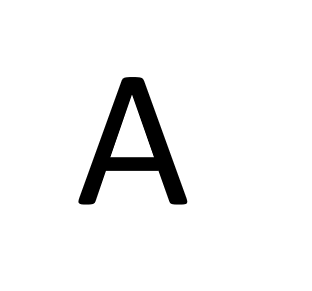
#> input picture photo/A.PNG, 312 x 291 px, found by its file name; its folder holds 4 pictures in this run
$ python main.py
#> lines starting #> are read from the running program, lines starting #| are printed output that depends on the picture
import os
import numpy as np
from PIL import Image
from sklearn.preprocessing import LabelBinarizer
from sklearn.model_selection import train_test_split


class Perceptron:
    def __init__(self, input_size, num_classes, lr=0.001):
        self.W = np.random.rand(input_size, num_classes) - 0.5
        self.b = np.random.rand(num_classes) - 0.5
        self.lr = lr

    def activation(self, x):
        return np.where(x >= 0, 1, 0)

    def predict(self, X):
        linear_output = np.dot(X, self.W) + self.b
        return self.activation(linear_output)

    def train(self, X_train, y_train, epochs=500):
        for epoch in range(epochs):
            for X, y in zip(X_train, y_train):
                y_pred = self.predict(X)
                error = y - y_pred
                self.W += self.lr * np.outer(X, error)
                self.b += self.lr * error
            print(f"Epoch {epoch+1}/{epochs} complete")

    def test(self, X_test, y_test):
        correct = 0
        for X, y in zip(X_test, y_test):
            y_pred = self.predict(X)
            if np.array_equal(y, y_pred):
                correct += 1
        accuracy = correct / len(y_test)
        print(f"Accuracy: {accuracy * 100:.2f}%")
        return accuracy

def load_images_from_folder(folder):
    images = []
    labels = []
    for filename in os.listdir(folder):
        if filename.endswith(".PNG") or filename.endswith(".jpg"):
            img_path = os.path.join(folder, filename)
            try:
                img = Image.open(img_path)
#> img is the input picture: PIL image 312x291 RGBA; mean R, G, B, A 241.4, 241.4, 241.4, 255
                img = img.convert('L')
#> img: PIL image 312x291 L
                img = img.resize((28, 28))
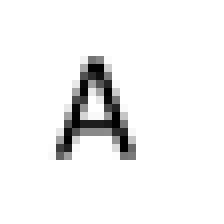
#> img: PIL image 28x28 L (shown 8 times larger); min 0, max 255, mean 241.1
                img = np.array(img).flatten()
#> img = 784 values, max 255 at index 0, min 0 at index 235, mean 241.1
                label = filename[0]
                images.append(img)
                labels.append(label)
            except Exception as e:
                print(f"Ошибка при обработке файла {img_path}: {e}")
#> pass 2 of the loop in load_images_from_folder, `for filename in os.listdir(folder):`:
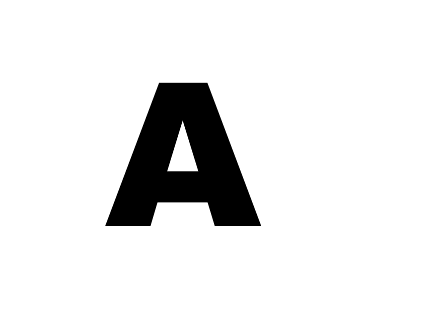
#> input picture photo/A2.PNG, 432 x 320 px, found by its file name
#> in load_images_from_folder, img is the input picture: PIL image 432x320 RGBA; mean R, G, B, A 232, 232, 232, 255
#> in load_images_from_folder, `img = img.resize((28, 28))`:
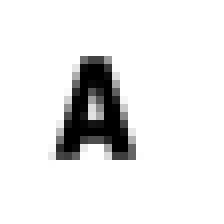
#> img: PIL image 28x28 L (shown 8 times larger); min 0, max 255, mean 232.1
#> in load_images_from_folder, `img = np.array(img).flatten()`: img = 784 values, max 255 at index 0, min 0 at index 235, mean 232.1
#> pass 3 of the loop in load_images_from_folder, `for filename in os.listdir(folder):`:
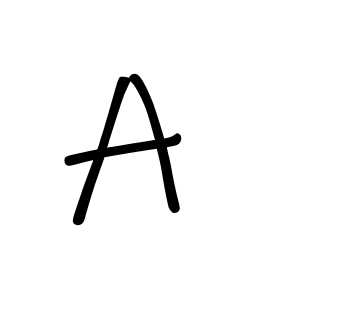
#> input picture photo/A3.PNG, 337 x 325 px, found by its file name
#> in load_images_from_folder, img is the input picture: PIL image 337x325 RGBA; mean R, G, B, A 246.1, 246.1, 246.1, 255
#> in load_images_from_folder, `img = img.resize((28, 28))`:
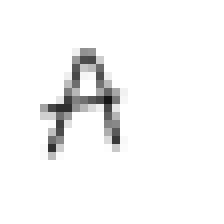
#> img: PIL image 28x28 L (shown 8 times larger); min 20, max 255, mean 245.6
#> in load_images_from_folder, `img = np.array(img).flatten()`: img = 784 values, max 255 at index 0, min 20 at index 349, mean 245.6
#> the loop made 4 passes; the first 3 are shown
    if len(images) == 0:
        raise ValueError("Не найдено изображений для загрузки")
    return np.array(images), np.array(labels)

# Путь к папке с изображениями
folder_path = r'C:\Users\Павел\PycharmProjects\photorecognaize\photo'

# Загрузка изображений
X, y = load_images_from_folder(folder_path)

# Нормализация данных
X = X / 255.0

# Преобразование меток в бинарный формат
lb = LabelBinarizer()
y = lb.fit_transform(y)

# Разделение данных на обучающую и тестовую выборки
X_train, X_test, y_train, y_test = train_test_split(X, y, test_size=0.03, random_state=42)

# Инициализация и обучение персептрона
input_size = X_train.shape[1]
#> input_size = 784
num_classes = y_train.shape[1]
#> num_classes = 1

p = Perceptron(input_size, num_classes, lr=0.001)
p.train(X_train, y_train, epochs=500)
p.test(X_test, y_test)

def predict_image(image_path, perceptron, label_binarizer):
    try:
        img = Image.open(image_path)
        img = img.convert('L')
        img = img.resize((28, 28))
        img = np.array(img).flatten() / 255.0
        prediction = perceptron.predict([img])
        return label_binarizer.inverse_transform(prediction)[0]
    except Exception as e:
        print(f"Ошибка при предсказании изображения {image_path}: {e}")
        return None

# Тестирование на отдельном изображении
image_path = r'C:\Users\Павел\PycharmProjects\photorecognaize\photo_test\D.PNG'

if os.path.exists(image_path) and os.access(image_path, os.R_OK):
    predicted_label = predict_image(image_path, p, lb)
    print(f"The predicted label is: {predicted_label}")
else:
    print(f"Проблемы с доступом к файлу {image_path}")
